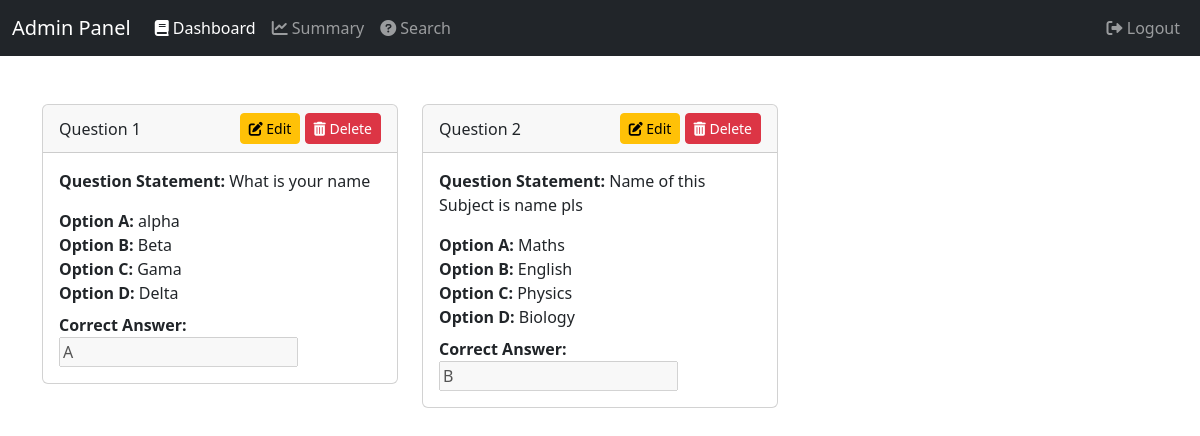
The page /admin_dashboard/view/Byj4Ecr5C9y4 on the database its author committed.
### models/model.py (models this page shows)
class Question(db.Model):
    uuid = db.Column(db.String(12), unique=True, nullable=False, primary_key=True)
    quiz_uuid = db.Column(db.String(12), db.ForeignKey('quiz.uuid'), nullable=False)
    question_statement = db.Column(db.Text, nullable=False)
    option1 = db.Column(db.String, nullable=False)
    option2 = db.Column(db.String, nullable=False)
    option3 = db.Column(db.String, nullable=False)
    option4 = db.Column(db.String, nullable=False)
    correct_option = db.Column(db.CHAR, nullable=False)
    created_at = db.Column(db.DateTime, default=datetime.utcnow)

### app.py (the view)
@app.route('/admin_dashboard/view/<quiz_id>')
def view_question(quiz_id):
    ques_info = view_inside_quiz(quiz_id)
    quiz_title = get_title(quiz_id)
    t_ques = get_total_cre(quiz_id)
    return render_template('vie_question.html',
                         ques=ques_info,
                         quiz_id=quiz_id,
                         total_questions=t_ques)

### controllers/Quiz/read.py (called while the page is built)
def view_inside_quiz(quiz_id):
    ques_details = Question.query.filter_by(quiz_uuid=quiz_id).all()
    return ques_details

def get_title(quiz_id):
    tile = Quiz.query.with_entities(Quiz.title).filter_by(uuid=quiz_id).first()
    b = None
    for i in tile:
        b = i
        return b
    return b

def get_total_cre(quiz_id):
    created_questions = Question.query.filter_by(quiz_uuid=quiz_id).count()
    return created_questions

### templates/vie_question.html (shortened to what this page needs)
<!DOCTYPE html>
<html lang="en">
<head>
    <link href="https://cdn.jsdelivr.net/npm/bootstrap@5.3.0-alpha1/dist/css/bootstrap.min.css" rel="stylesheet">
    <link href="https://cdnjs.cloudflare.com/ajax/libs/font-awesome/6.0.0-beta3/css/all.min.css" rel="stylesheet">
</head>
<body>
    <header>
        <nav class="navbar navbar-expand-lg navbar-dark bg-dark">
            <div class="container-fluid">
                <a class="navbar-brand" href="#">Admin Panel</a>
                <div class="collapse navbar-collapse" id="navbarNav">
                    <ul class="navbar-nav">
                        <li class="nav-item">
                            <a class="nav-link active" href="{{url_for('admin_dashboard')}}"><i class="fas fa-book"></i> Dashboard</a>
                        </li>
                        <li class="nav-item">
                            <a class="nav-link" href="{{url_for('admin_summary')}}"><i class="fas fa-chart-line"></i> Summary</a>
                        </li>
                        <li class="nav-item">
                            <a class="nav-link" href="{{url_for('admin_search')}}"><i class="fas fa-question-circle"></i> Search</a>
                        </li>
                    </ul>
                    <ul class="navbar-nav ms-auto">
                        <li class="nav-item">
                            <a class="nav-link" href="{{url_for('home')}}"><i class="fas fa-sign-out-alt"></i> Logout</a>
                        </li>
                    </ul>
                </div>
            </div>
        </nav>
    </header>
    <div class="container my-5">
        <div class="row">
            {% if ques %}
            {% for q in ques %}
            <div class="col-md-4 mb-4">
                <div class="card">
                    <div class="card-header d-flex justify-content-between align-items-center">
                        <span class="question-title">Question {{loop.index}}</span>
                        <div class="postcard-buttons">
                            <button class="btn btn-warning btn-sm" data-bs-toggle="modal" data-bs-target="#editModal{{q.uuid}}">
                                <i class="fas fa-edit"></i> Edit
                            </button>
                            <a class="btn btn-danger btn-sm" href="{{url_for('delete_question',ques_id=q.uuid, quiz_id= quiz_id)}}">
                                <i class="fas fa-trash-alt"></i> Delete
                            </a>
                        </div>
                    </div>
                    <div class="card-body">
                        <p><strong>Question Statement: </strong>{{q.question_statement}}</p>
                        <div>
                            <div><strong>Option A: </strong>{{q.option1}}</div>
                            <div><strong>Option B: </strong>{{q.option2}}</div>
                            <div><strong>Option C: </strong>{{q.option3}}</div>
                            <div><strong>Option D: </strong>{{q.option4}}</div>
                        </div>
                        <div class="mt-2">
                            <strong>Correct Answer: </strong>
                            <input type="text" value="{{q.correct_option}}" disabled>
                        </div>
                    </div>
                </div>
            </div>
            {% endfor %}
            {% else %}
            <div class="col-md-12">
                <div class="card no-question">
                    No question available
                </div>
            </div>
            {% endif %}
        </div>
    </div>
</body>
</html>

### rows shown on the page
Question: question_statement "What is your name", option1 "alpha", option2 "Beta", option3 "Gama", option4 "Delta", correct_option "A"
Question: question_statement "Name of this Subject is name pls", option1 "Maths", option2 "English", option3 "Physics", option4 "Biology", correct_option "B"
